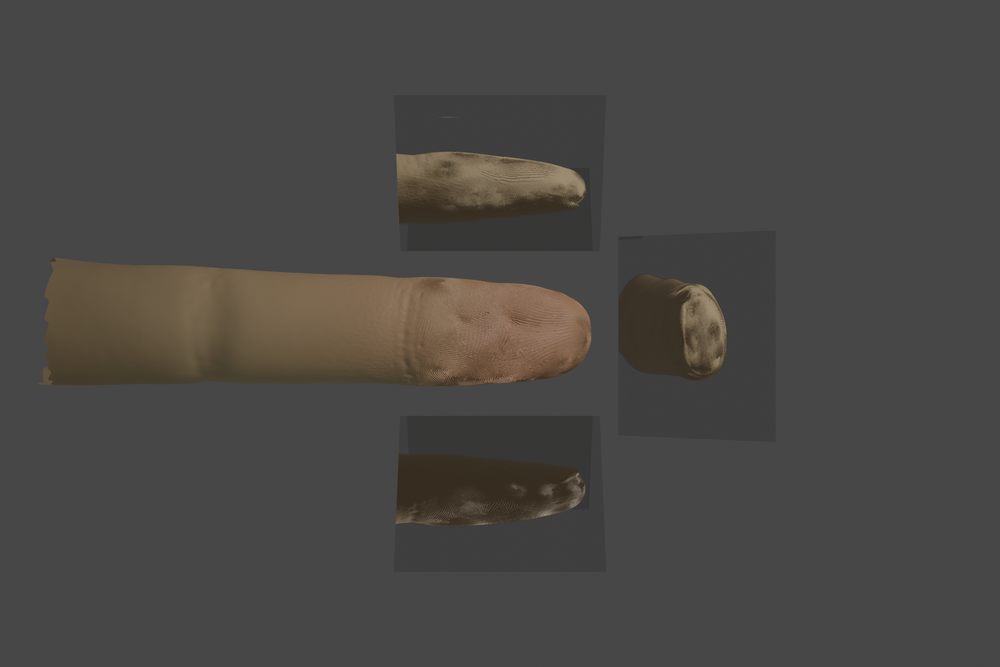
%> input picture Simulated_Data&Results/finger/finger_with_mirror/im.0.png, 1000 x 667 px, shrunk from 3000 x 2000 before the run
$ octave mask_create.m   (GNU Octave 9; MATLAB toolbox functions it lacks are replaced by stand-ins)
%> lines starting %> are read from the running program, lines starting %| are printed output that depends on the picture; in (x1, y1, x2, y2) boxes, pixels count from 0 and x2, y2 are one past the last pixel; in counts of white or black regions, pixels touching at a corner belong together; the program's own positions count from 1
temp= imread(strcat('im.0.png'));
%> temp is the input picture: size 667x1000x3 uint8; mean R, G, B 73.7, 71.5, 68.8
temp=rgb2gray(temp);
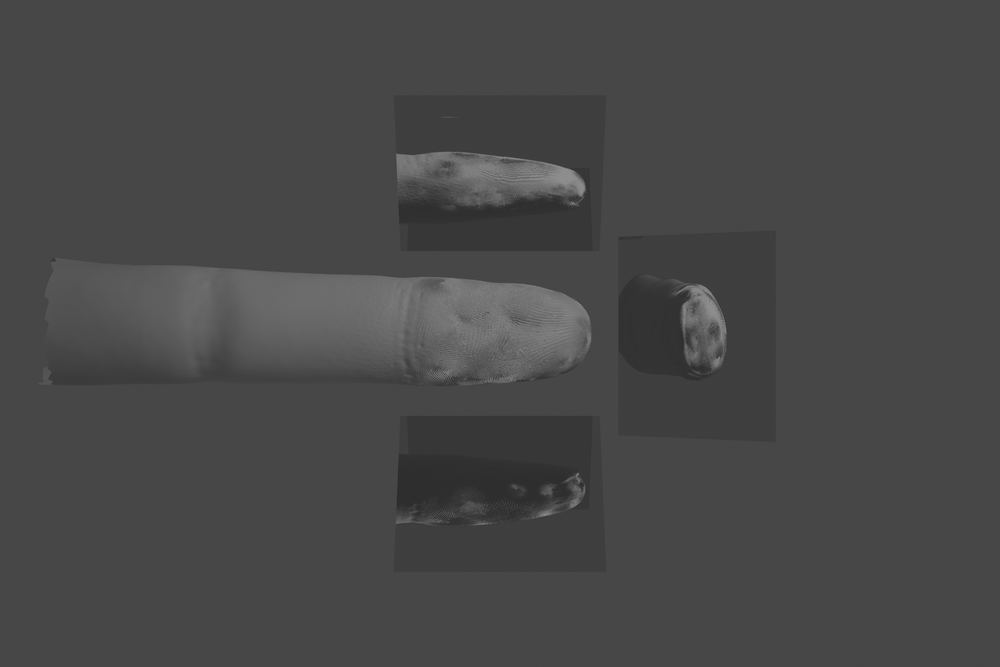
%> temp: size 667x1000 uint8; min 43, max 144, mean 71.9
im_add = zeros(size(temp));
im_add = imbinarize(im_add);
for i=1:7
im= imread(strcat('im.',num2str(i-1),'.png'));
im_gray=rgb2gray(im);
im_mask = imbinarize(im_gray);
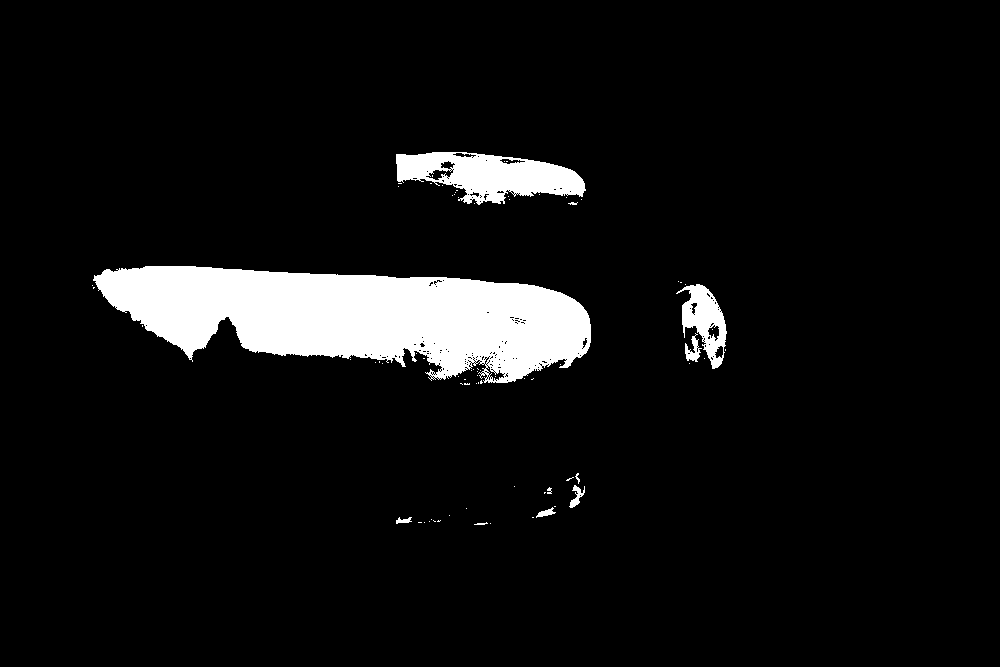
%> im_mask: size 667x1000 logical; 6.9% white; 76 white regions (66 under 20 px), largest, box (x1, y1, x2, y2) and area: (93, 266, 591, 383) 37476, (396, 152, 586, 205) 5973, (676, 284, 727, 369) 1991
im_add =im_add + im_mask;
%> (the run ends here)
